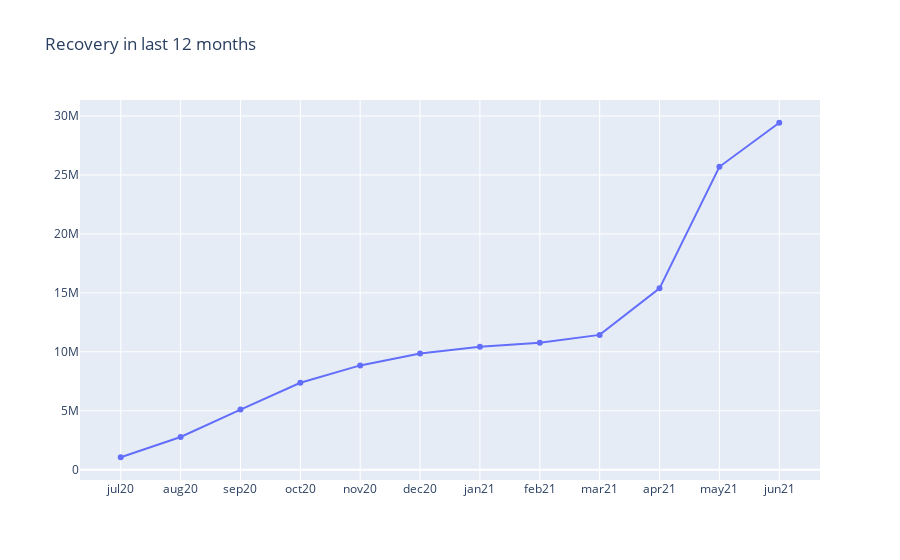

Notebook cell for this chart:
### Code cell
fig = go.Figure(data=go.Scatter(x=df2['Month'], y=df2['Recovered']))
fig.update_layout(title='Recovery in last 12 months')
fig.show()

### Figure 1 — Plotly figure (JSON) as saved in the notebook; plotly's stock layout.template omitted (floating-point values rounded to 4 significant figures)
{"data": [{"type": "scatter", "x": ["jul20", "aug20", "sep20", "oct20", "nov20", "dec20", "jan21", "feb21", "mar21", "apr21", "may21", "jun21"], "y": [1057805, 2774801, 5101397, 7373375, 8847600, 9860280, 10423125, 10763451, 11434301, 15384418, 25692342, 29427330]}], "layout": {"title": {"text": "Recovery in last 12 months"}}}
